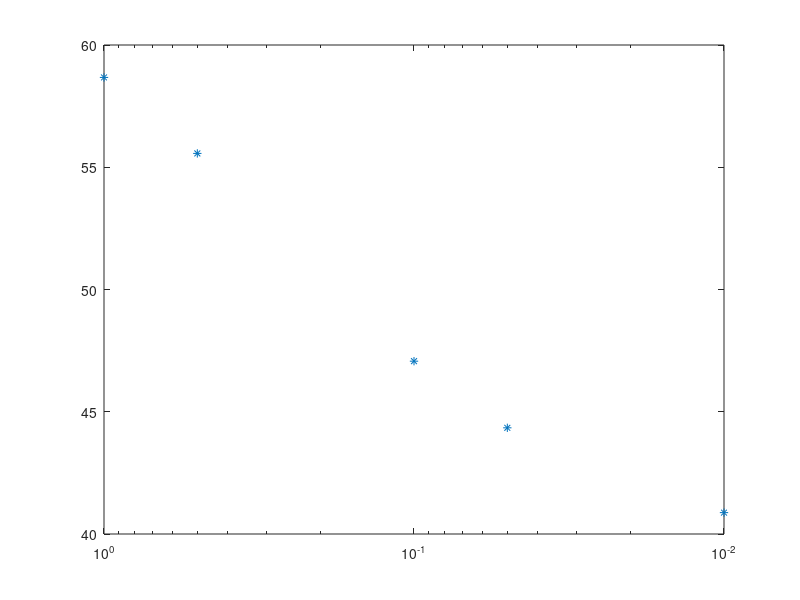
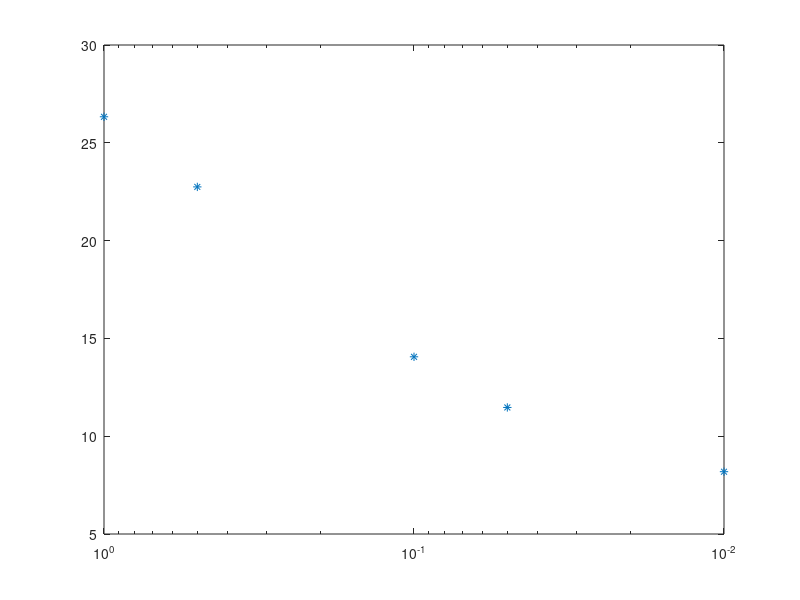
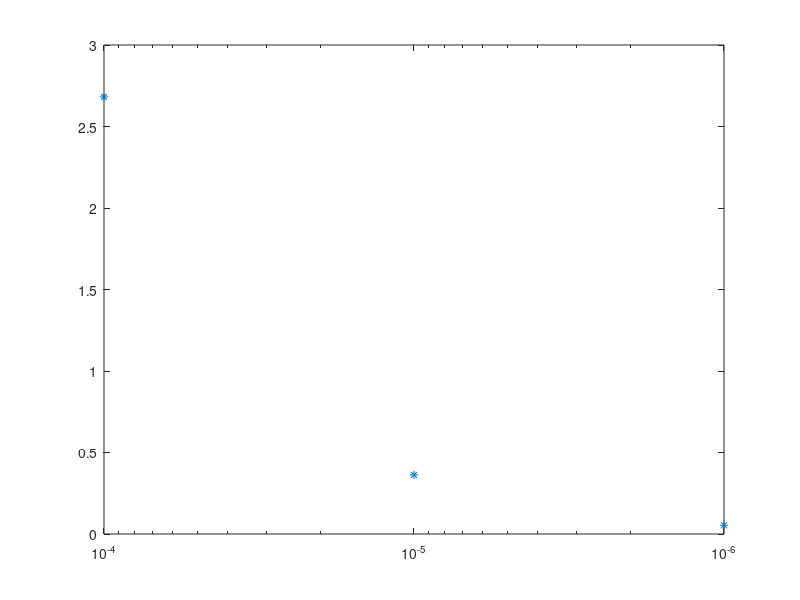
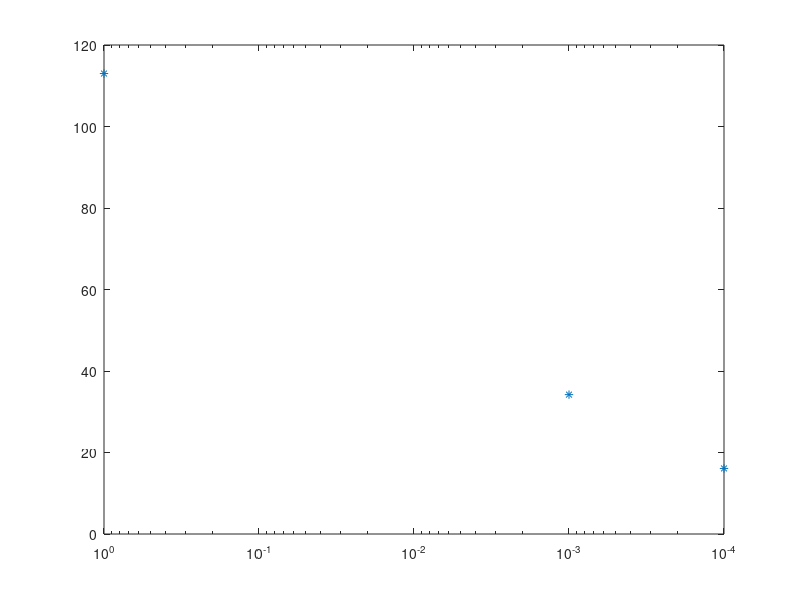

Reproduce these figures in MATLAB, in order.

clear all
close all
clc


% traditional
regu_t = [1e-0; 1e-1; 1e-2; 5e-1; 5e-2];
misfit_t = [5.867381e+01; 4.706844e+01; 4.087419e+01; 5.556599e+01; 4.434295e+01];

figure
semilogx(regu_t, misfit_t,'*')
set(gca,'XDir','Reverse');



% andreas idea
regu_a = [1e-0; 1e-1; 1e-2; 5e-1; 5e-2];
misfit_a = [2.633027e+01; 1.405917e+01; 8.185111e+00; 2.274586e+01; 1.146986e+01];

figure
semilogx(regu_a, misfit_a,'*')
set(gca,'XDir','Reverse');



% source point1
regu_a = [1e-4; 1e-5; 1e-6];
misfit_a = [2.681341e+00; 3.626467e-01; 5.369712e-02];

figure
semilogx(regu_a, misfit_a,'*')
set(gca,'XDir','Reverse');



regu_a = [1e-0; 1e-3; 1e-4];
misfit_a = [1.129963e+02; 3.420132e+01; 1.608990e+01];

figure
semilogx(regu_a, misfit_a,'*')
set(gca,'XDir','Reverse');

